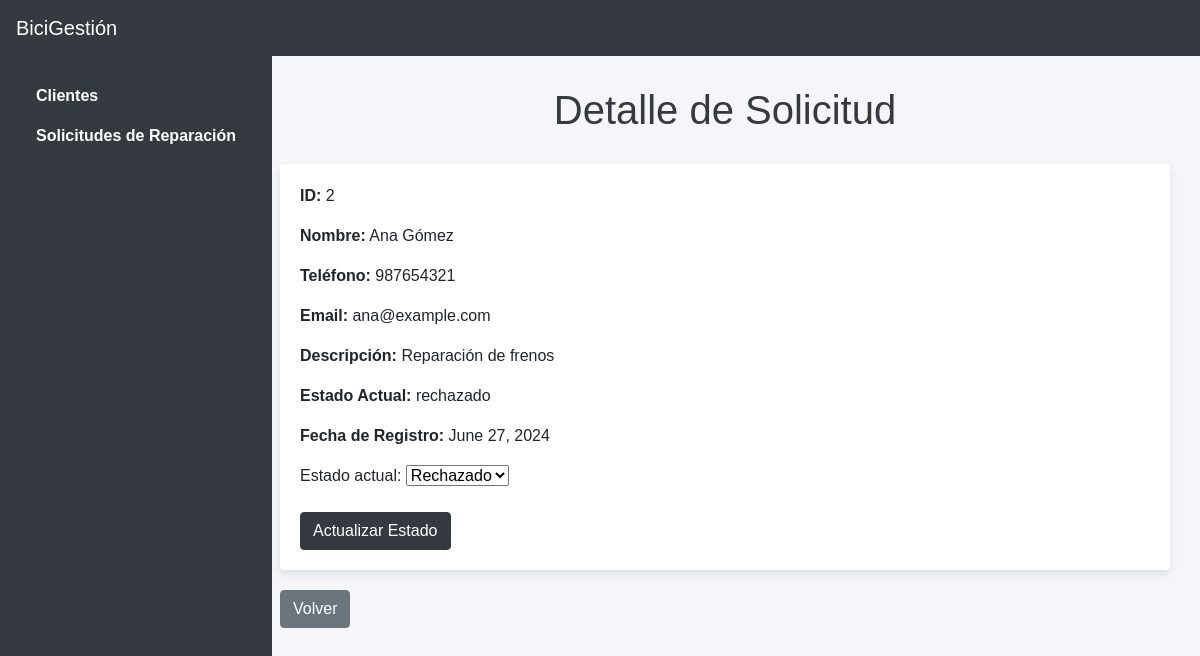
/solicitud/2/, run on the app's committed database.
### mainapp/models.py (models this page shows, shortened)
class Solicitud(models.Model):
    ESTADO_CHOICES = [
        ('pendiente', 'Pendiente'),
        ('resuelto', 'Resuelto'),
        ('rechazado', 'Rechazado'),
    ]
    cliente = models.ForeignKey(Cliente, on_delete=models.CASCADE)
    descripcion = models.TextField()
    estado_actual = models.CharField(max_length=10, choices=ESTADO_CHOICES)
    fecha_registro = models.DateField(auto_now_add=True)

class Cliente(models.Model):
    nombre = models.CharField(max_length=100)
    telefono = models.CharField(max_length=20)
    email = models.EmailField()

### mainapp/views.py (the view)
# urls.py: path('solicitud/<int:solicitud_id>/', views.detalle_solicitud, name='detalle_solicitud'),
def detalle_solicitud(request, solicitud_id):
    solicitud = get_object_or_404(Solicitud, id=solicitud_id)
    if request.method == 'POST':
        form = ConfirmarSolicitudForm(request.POST, instance=solicitud)
        if form.is_valid():
            solicitud = form.save()
            if solicitud.estado_actual == 'resuelto':
                asunto = 'Confirmación de reparación'
                mensaje = f'Hola {solicitud.cliente.nombre},\n\nTu bicicleta puede ser reparada. Nos pondremos en contacto contigo pronto.'
            else:
                asunto = 'Rechazo de reparación'
                mensaje = f'Hola {solicitud.cliente.nombre},\n\nLamentamos informarte que tu bicicleta no puede ser reparada.'
            send_mail(asunto, mensaje, settings.EMAIL_HOST_USER, [solicitud.cliente.email], fail_silently=False)
            return redirect('solicitudes')
    else:
        form = ConfirmarSolicitudForm(instance=solicitud)
    return render(request, 'mainapp/detalle_solicitud.html', {'solicitud': solicitud, 'form': form})

### mainapp/forms.py
class ConfirmarSolicitudForm(forms.ModelForm):
    class Meta:
        model = Solicitud
        fields = ['estado_actual']

### mainapp/templates/mainapp/detalle_solicitud.html (shortened to what this page needs)
<!DOCTYPE html>
<html>
<head>
    <link href="https://stackpath.bootstrapcdn.com/bootstrap/4.5.2/css/bootstrap.min.css" rel="stylesheet">
</head>
<body>
    <nav class="navbar navbar-expand-lg">
        <a class="navbar-brand" href="#">BiciGestión</a>
    </nav>
    <div class="sidebar">
        <nav class="nav flex-column">
            <a class="nav-link" href="{% url 'clientes' %}">Clientes</a>
            <a class="nav-link" href="{% url 'solicitudes' %}">Solicitudes de Reparación</a>
        </nav>
    </div>
    <div class="content">
        <h1>Detalle de Solicitud</h1>
        <div class="card">
            <p><strong>ID:</strong> {{ solicitud.id }}</p>
            <p><strong>Nombre:</strong> {{ solicitud.cliente.nombre }}</p>
            <p><strong>Teléfono:</strong> {{ solicitud.cliente.telefono }}</p>
            <p><strong>Email:</strong> {{ solicitud.cliente.email }}</p>
            <p><strong>Descripción:</strong> {{ solicitud.descripcion }}</p>
            <p><strong>Estado Actual:</strong> {{ solicitud.estado_actual }}</p>
            <p><strong>Fecha de Registro:</strong> {{ solicitud.fecha_registro }}</p>
            <form method="post">
                {{ form.as_p }}
                <button type="submit" class="btn btn-primary">Actualizar Estado</button>
            </form>
        </div>
        <a class="btn btn-secondary" href="{% url 'solicitudes' %}">Volver</a>
    </div>
</body>
</html>

### mainapp/templates/mainapp/detalle_solicitud.html (style rules this page uses)
body { background-color: #f4f6f9; font-family: 'Arial', sans-serif; }
.navbar { background-color: #343a40; }
.navbar-brand, .nav-link { color: #ffffff !important; }
.sidebar { height: 100vh; background-color: #343a40; padding: 20px; position: fixed; }
.sidebar .nav-link { color: #ffffff !important; font-weight: bold; }
.content { margin-left: 250px; padding: 30px; }
h1 { color: #343a40; text-align: center; margin-bottom: 30px; }
.card { background-color: #ffffff; box-shadow: 0 4px 8px rgba(0, 0, 0, 0.1); border: none; padding: 20px; margin-bottom: 20px; }
.btn-primary { background-color: #343a40; border-color: #343a40; }

### data on the page
Solicitud: id "2", cliente.nombre "Ana Gómez", cliente.telefono "987654321", cliente.email "ana@example.com", descripcion "Reparación de frenos", estado_actual "rechazado", fecha_registro "June 27, 2024", estado_actual "Rechazado"
